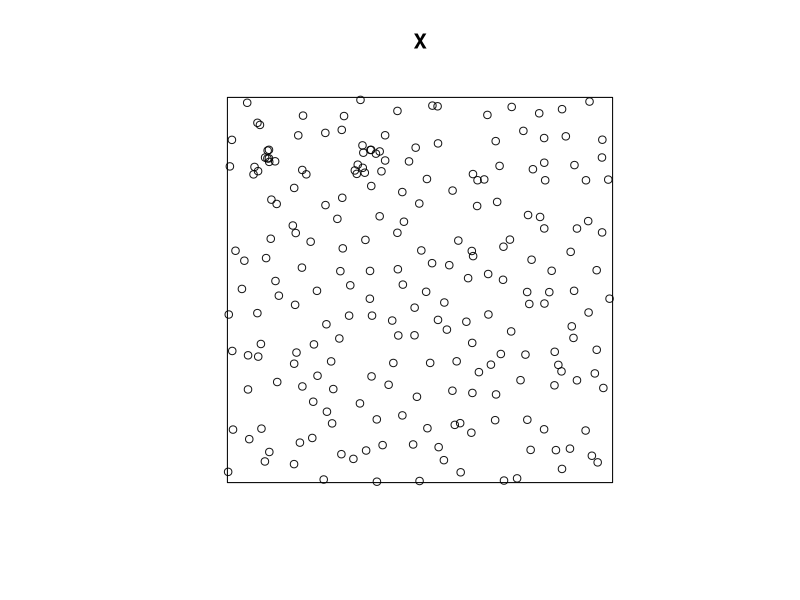
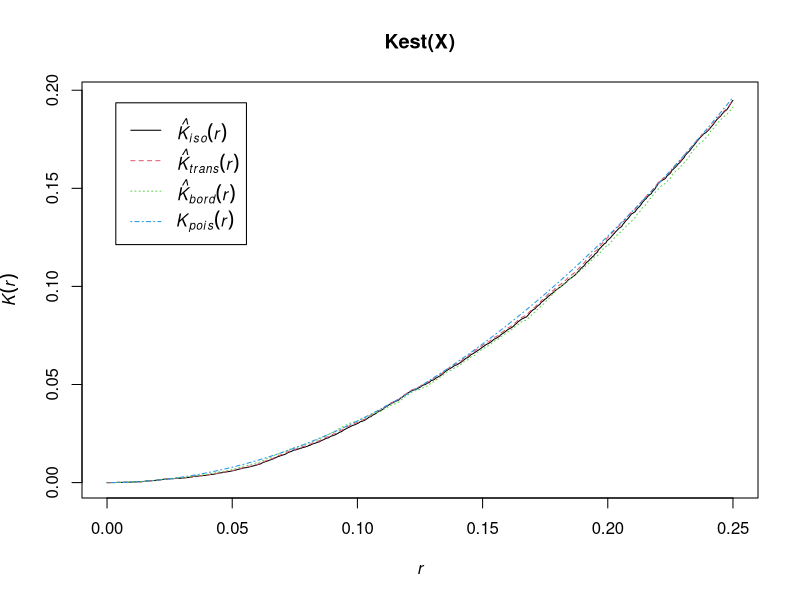

The R source for these figures, in order:
library(spatstat)


### Name: rcell
### Title: Simulate Baddeley-Silverman Cell Process
### Aliases: rcell
### Keywords: spatial datagen

### ** Examples

  X <- rcell(nx=15)
  plot(X)
  plot(Kest(X))
